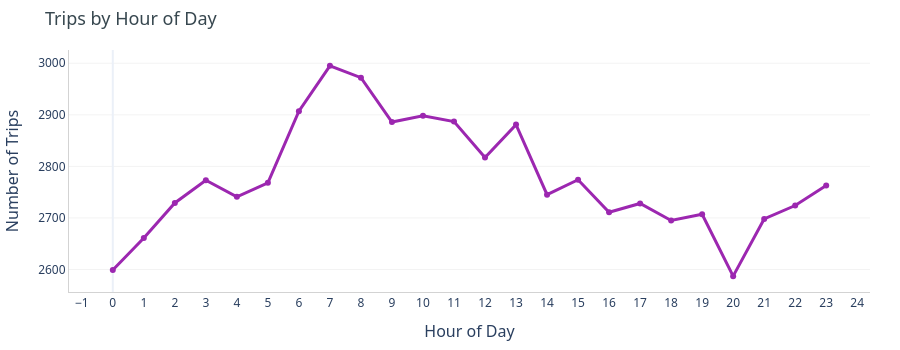

The notebook cell this image was saved under:
### Code cell
hours = hour_data["hour"]
trips_hour = hour_data["trips"]

fig1 = go.Figure()

fig1.add_trace(go.Scatter(
    x=hours,
    y=trips_hour,
    mode="lines+markers",
    line=dict(width=3, color=COLORS["accent"]),
    marker=dict(size=6),
    hovertemplate="Hour: %{x}<br>Trips: %{y}<extra></extra>"
))

fig1.update_layout(
    title=dict(text="Trips by Hour of Day", font=dict(size=18, color=COLORS["dark"])),
    template="plotly_white",
    height=350,

    font=dict(family="Segoe UI, Arial", size=12),
    xaxis=dict(
        title="Hour of Day",
        title_font=dict(size=16),
        dtick=1,
        showgrid=False,
        linecolor="lightgray"
        
    ),
    yaxis=dict(
        title="Number of Trips",
        title_font=dict(size=16),
        showgrid=True,
        gridcolor="rgba(0,0,0,0.05)",
        linecolor="lightgray"
    ),
    margin=dict(l=50, r=30, t=50, b=40)
)

fig1.show()

### Figure 1 — Plotly figure (JSON) as saved in the notebook; plotly's stock layout.template omitted (floating-point values rounded to 4 significant figures)
{"data": [{"hovertemplate": "Hour: %{x}<br>Trips: %{y}<extra></extra>", "line": {"color": "#9C27B0", "width": 3}, "marker": {"size": 6}, "mode": "lines+markers", "type": "scatter", "x": [0, 1, 2, 3, 4, 5, 6, 7, 8, 9, 10, 11, 12, 13, 14, 15, 16, 17, 18, 19, 20, 21, 22, 23], "y": [2599, 2661, 2729, 2773, 2741, 2768, 2907, 2995, 2972, 2886, 2898, 2887, 2817, 2881, 2745, 2774, 2711, 2728, 2695, 2707, 2587, 2698, 2724, 2763]}], "layout": {"font": {"family": "Segoe UI, Arial", "size": 12}, "height": 350, "margin": {"b": 40, "l": 50, "r": 30, "t": 50}, "title": {"font": {"color": "#37474F", "size": 18}, "text": "Trips by Hour of Day"}, "xaxis": {"dtick": 1, "linecolor": "lightgray", "showgrid": false, "title": {"font": {"size": 16}, "text": "Hour of Day"}}, "yaxis": {"gridcolor": "rgba(0,0,0,0.05)", "linecolor": "lightgray", "showgrid": true, "title": {"font": {"size": 16}, "text": "Number of Trips"}}}}
